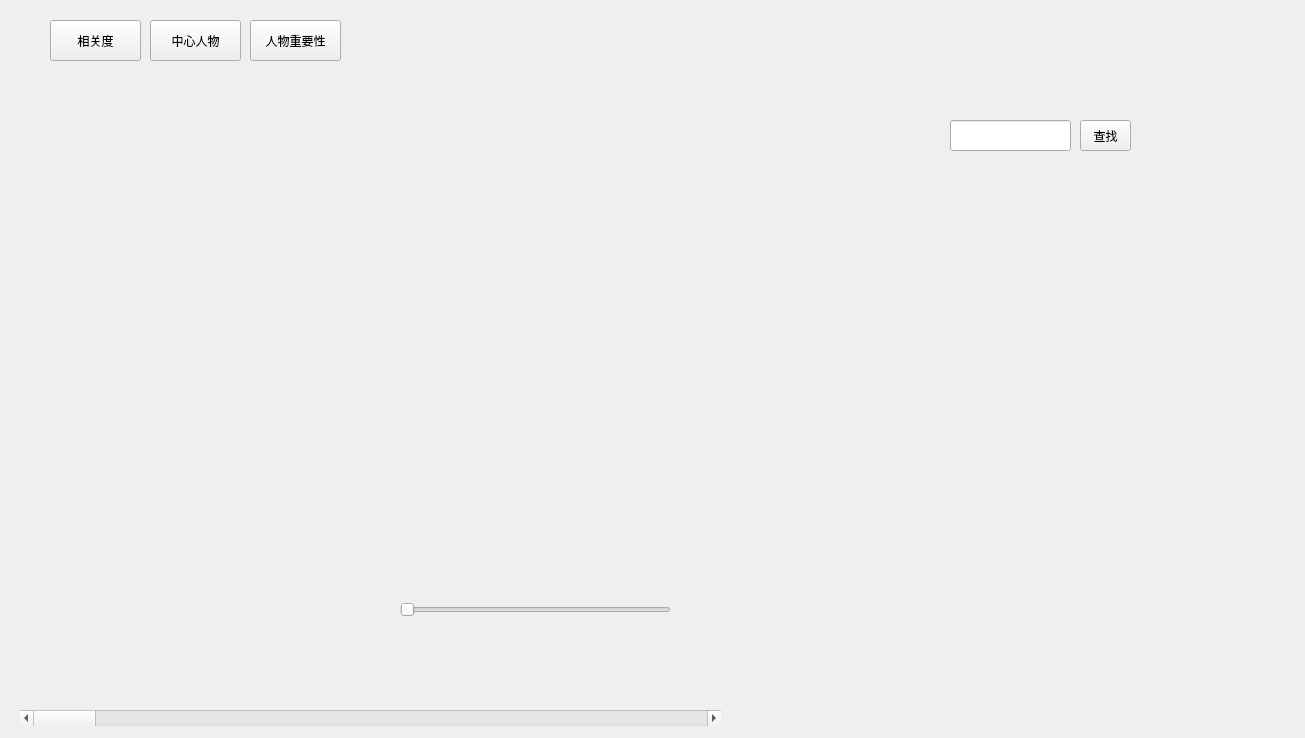
<?xml version="1.0" encoding="UTF-8"?>
<ui version="4.0">
 <class>Chart</class>
 <widget class="QDialog" name="Chart">
  <property name="geometry">
   <rect>
    <x>0</x>
    <y>0</y>
    <width>1305</width>
    <height>738</height>
   </rect>
  </property>
  <property name="windowTitle">
   <string>Dialog</string>
  </property>
  <widget class="QToolButton" name="selectbtn">
   <property name="geometry">
    <rect>
     <x>50</x>
     <y>20</y>
     <width>91</width>
     <height>41</height>
    </rect>
   </property>
   <property name="text">
    <string>相关度</string>
   </property>
  </widget>
  <widget class="QToolButton" name="selectbtn2">
   <property name="geometry">
    <rect>
     <x>150</x>
     <y>20</y>
     <width>91</width>
     <height>41</height>
    </rect>
   </property>
   <property name="text">
    <string>中心人物</string>
   </property>
  </widget>
  <widget class="QToolButton" name="selectbtn3">
   <property name="geometry">
    <rect>
     <x>250</x>
     <y>20</y>
     <width>91</width>
     <height>41</height>
    </rect>
   </property>
   <property name="text">
    <string>人物重要性</string>
   </property>
  </widget>
  <widget class="QScrollBar" name="srcollbar">
   <property name="geometry">
    <rect>
     <x>20</x>
     <y>710</y>
     <width>701</width>
     <height>16</height>
    </rect>
   </property>
   <property name="orientation">
    <enum>Qt::Horizontal</enum>
   </property>
  </widget>
  <widget class="QLineEdit" name="soper">
   <property name="geometry">
    <rect>
     <x>950</x>
     <y>120</y>
     <width>121</width>
     <height>31</height>
    </rect>
   </property>
  </widget>
  <widget class="QToolButton" name="sobtn">
   <property name="geometry">
    <rect>
     <x>1080</x>
     <y>120</y>
     <width>51</width>
     <height>31</height>
    </rect>
   </property>
   <property name="text">
    <string>查找</string>
   </property>
  </widget>
  <widget class="QSlider" name="hproessbar">
   <property name="geometry">
    <rect>
     <x>400</x>
     <y>600</y>
     <width>271</width>
     <height>20</height>
    </rect>
   </property>
   <property name="orientation">
    <enum>Qt::Horizontal</enum>
   </property>
  </widget>
 </widget>
 <resources/>
 <connections/>
</ui>
